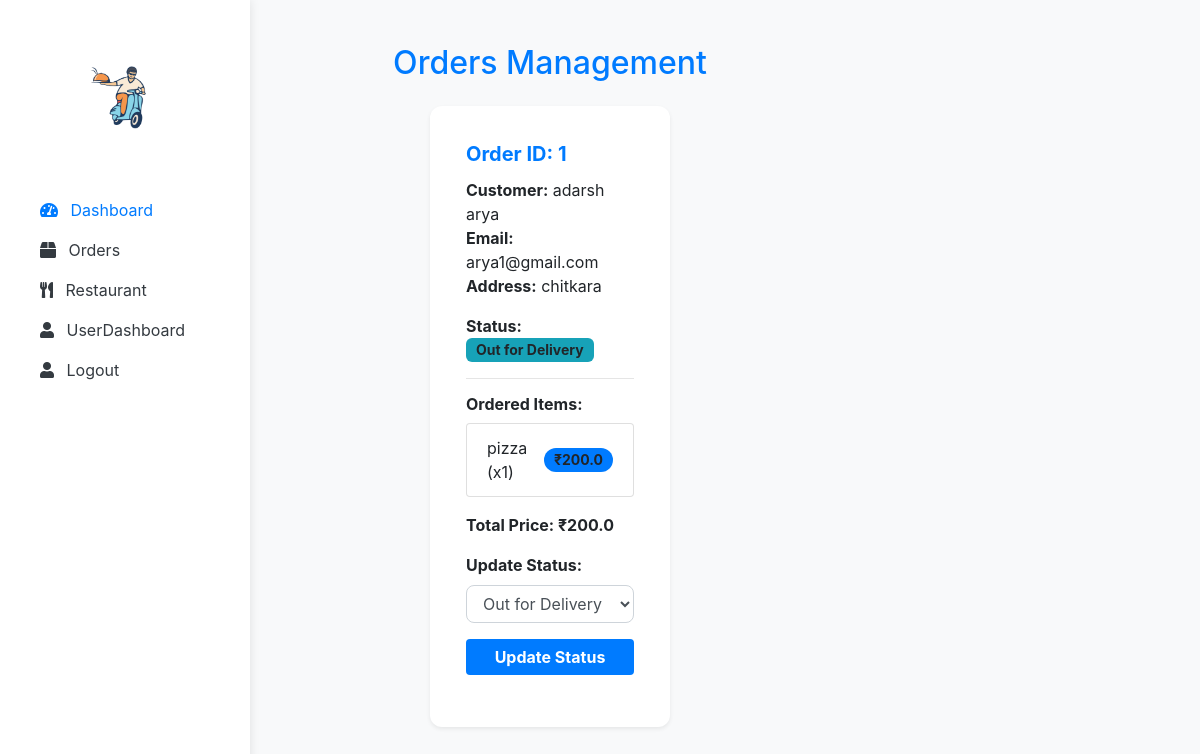
The app's page /admin_dashboard/orders (signed in) with its own data.
### app.py (models this page shows, shortened)
class Order(db.Model):
    id = db.Column(db.Integer, primary_key=True)
    user_id = db.Column(db.Integer, db.ForeignKey('user.id'), nullable=False)
    status = db.Column(db.String(20), nullable=False, default="Pending")
    timestamp = db.Column(db.DateTime, default=datetime.utcnow)
    user = db.relationship("User", backref="orders")  # Relationship with User model
    order_items = db.relationship('OrderItem', backref='order', lazy=True)
    @property
    def total_price(self):
        return sum(item.quantity * item.price for item in self.order_items)

class User(db.Model, UserMixin):
    __tablename__ = "user"
    id = db.Column(db.Integer, primary_key=True)
    name = db.Column(db.String(50), nullable=False)
    email = db.Column(db.String(100), unique=True, nullable=False)
    address= db.Column(db.String(100), nullable=False)
    password = db.Column(db.String(200), nullable=False)
    mobile = db.Column(db.String(15), nullable=False)
    city = db.Column(db.String(15), nullable=False)
    role = db.Column(db.String(10), nullable=False, default="user")

class OrderItem(db.Model):
    id = db.Column(db.Integer, primary_key=True)
    order_id = db.Column(db.Integer, db.ForeignKey('order.id'), nullable=False)
    name = db.Column(db.String(100), nullable=False)
    price = db.Column(db.Float, nullable=False)
    quantity = db.Column(db.Integer, nullable=False)
    menu_item_id = db.Column(db.Integer, db.ForeignKey('menu_item.id'), nullable=False)
    menu_item = db.relationship("MenuItem", backref="order_items")  # Add relationship

class MenuItem(db.Model):
    id = db.Column(db.Integer, primary_key=True)
    name = db.Column(db.String(100), nullable=False)
    price = db.Column(db.Float, nullable=False)
    restaurant_id = db.Column(
        db.Integer,
        db.ForeignKey('restaurants.rid', ondelete="CASCADE"),
        nullable=False
    )
    restaurant = db.relationship('Restaurant', backref=db.backref('menu_items', lazy=True))

### app.py (the view)
@app.route('/admin_dashboard/orders')
@admin_required
@login_required
def orders_admin():
    orders = Order.query.options(joinedload(Order.order_items).joinedload(OrderItem.menu_item)).all()
    return render_template("orders_admin.html", orders=orders)

### app.py (called while the page is built)
@login_manager.user_loader
def load_user(user_id):
    return db.session.get(User,int(user_id))

def admin_required(func):
    @wraps(func)
    @login_required
    def wrapper(*args, **kwargs):
        if not current_user.is_authenticated or current_user.role != 'admin':
            flash("Access denied!", "danger")
            return redirect(url_for('user_dashboard'))
        return func(*args, **kwargs)
    return wrapper

### templates/orders_admin.html (shortened to what this page needs)
{% extends "admin_dashboard.html" %}
{% block main %}
<div class="content-wrapper">
    <div class="container mt-4">
        <h2 class="mb-4 text-center text-primary">Orders Management</h2>
        <div class="row d-flex justify-content-center" style="width: 45vw !important;">
            {% for order in orders %}
            <div class="col-md-6 mb-4" >
                <div class="card shadow-sm p-3 order-card">
                    <div class="card-body">
                        <h5 class="card-title">Order ID: {{ order.id }}</h5>
                        <p><strong>Customer:</strong> {{ order.user.name }} <br>
                           <strong>Email:</strong> {{ order.user.email }} <br>
                           <strong>Address:</strong> {{ current_user.address }}</p>
                        <p><strong>Status:</strong>
                            <span class="badge {% if order.status == 'Delivered' %} bg-success
                                {% elif order.status == 'Out for Delivery' %} bg-info
                                {% elif order.status == 'Being Prepared' %} bg-warning
                                {% else %} bg-secondary {% endif %}">
                                {{ order.status }}
                            </span>
                        </p>
                        <hr>
                        <h6><strong>Ordered Items:</strong></h6>
                        <ul class="list-group mb-3">
                            {% for item in order.order_items %}
                            <li class="list-group-item d-flex justify-content-between align-items-center">
                                {{ item.menu_item.name }} (x{{ item.quantity }})
                                <span class="badge bg-primary rounded-pill">₹{{ item.price }}</span>
                            </li>
                            {% endfor %}
                        </ul>
                        <p class="text-end"><strong>Total Price: ₹{{ order.total_price }}</strong></p>
                        <form action="{{ url_for('update_order_status', order_id=order.id) }}" method="post">
                            <label for="status" class="form-label"><strong>Update Status:</strong></label>
                            <select name="status" class="form-control">
                                <option value="Out for Delivery" {% if order.status == 'Out for Delivery' %} selected {% endif %}>Out for Delivery</option>
                            </select>
                            <button type="submit" class="btn btn-primary mt-3 w-100">Update Status</button>
                        </form>
                    </div>
                </div>
            </div>
            {% endfor %}
        </div>
    </div>
</div>
{% endblock %}

### templates/orders_admin.html (style rules this page uses)
.content-wrapper { margin-left: 260px; padding: 20px; }
.card { border-radius: 12px; transition: 0.3s ease-in-out; border: none; }
.card-title { font-weight: bold; color: #007bff; }
.badge { font-size: 14px; padding: 5px 10px; border-radius: 6px; }
.btn-primary { background-color: #007bff; border: none; font-weight: bold; }
.form-control { border-radius: 8px; }
.order-card { display: flex; flex-direction: column; height: 100%; }

### records on screen
Order: id "1", user.name "adarsh arya", user.email "arya1@gmail.com", status "Out for Delivery", total_price "200.0"
User: address "chitkara"
OrderItem: menu_item.name "pizza", quantity "1", price "200.0"
